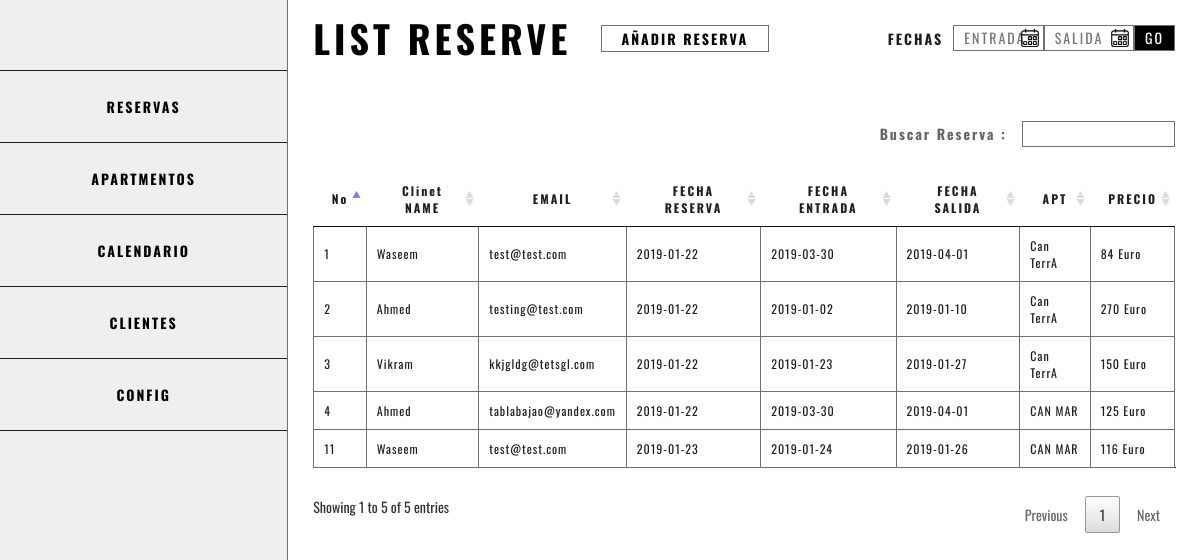
/admin/reserves.php, run on an earlier commit of the app's database.
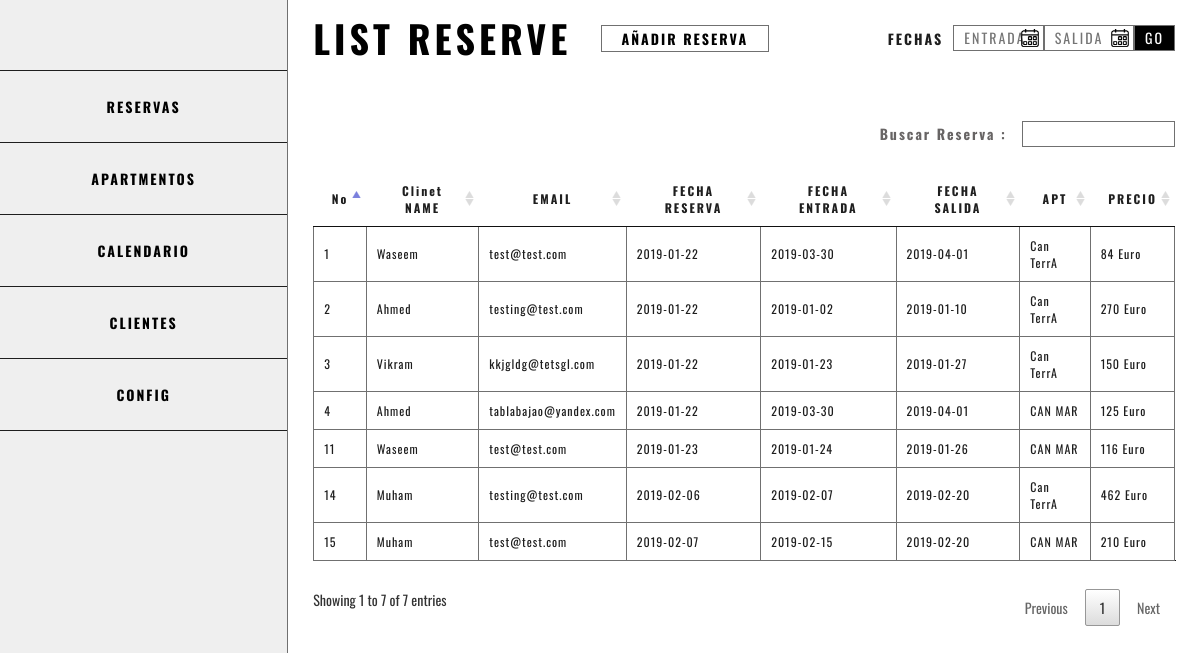
And on a later commit of the database.
### tables this page shows
CREATE TABLE `reserve` (
  `res_no` int(11) NOT NULL,
  `reserve_date` date NOT NULL,
  `start_date` date NOT NULL,
  `end_date` date NOT NULL,
  `apt_id` int(11) NOT NULL,
  `client_id` int(11) NOT NULL,
  `cost` int(11) NOT NULL,
  `payment_via` varchar(255) NOT NULL,
  `adults` int(11) NOT NULL,
  `children` int(11) NOT NULL,
  `status` enum('0','1') NOT NULL DEFAULT '1'
);

CREATE TABLE `client` (
  `id` int(11) NOT NULL,
  `name` varchar(255) NOT NULL,
  `surname` varchar(255) DEFAULT NULL,
  `email` varchar(255) NOT NULL,
  `phone` varchar(255) NOT NULL,
  `region` varchar(255) NOT NULL,
  `come_from` varchar(255) NOT NULL,
  `note` text
);

CREATE TABLE `apartments` (
  `id` int(11) NOT NULL,
  `name` varchar(255) NOT NULL,
  `desc_1` text NOT NULL,
  `desc_2` text NOT NULL,
  `adults` int(11) NOT NULL,
  `children` int(11) NOT NULL,
  `p_1` int(11) NOT NULL,
  `p_2` int(11) NOT NULL,
  `p_3` int(11) NOT NULL,
  `p_4` int(11) NOT NULL,
  `s_1_start` date NOT NULL,
  `s_1_end` date NOT NULL,
  `s_2_start` date NOT NULL,
  `s_2_end` date NOT NULL,
  `s_3_start` date NOT NULL,
  `s_3_end` date NOT NULL,
  `s_4_start` date NOT NULL,
  `s_4_end` date NOT NULL
);

### views/admin/reserves.php (the view, shortened to what this page needs)
<link rel="stylesheet" type="text/css" href="<?php echo URL; ?>/assets/DataTables/datatables.min.css"/>
<div class="resv-table">
    <table id="toTable">
        <thead>
            <tr>
                <th>No</th>
                <th>Clinet NAME</th>
                <th>EMAIL</th>
                <th>FECHA RESERVA</th>
                <th>FECHA ENTRADA</th>
                <th>FECHA SALIDA</th>
                <th>APT</th>
                <th>PRECIO</th>
            </tr>
        </thead>
        <tbody>
            <?php foreach($get_reservations as $reservation): ?>
            <tr class="shouldOpen">
                <td><?=$reservation['res_no']?></td>
                <td><?=$reservation['client_name']?></td>
                <td><?=$reservation['email']?></td>
                <td><?=$reservation['reserve_date']?></td>
                <td><?=$reservation['start_date']?></td>
                <td><?=$reservation['end_date']?></td>
                <td><?=$reservation['name']?></td>
                <td><?=$reservation['cost']?> Euro</td>
            </tr>
            <?php endforeach;?>
        </tbody>
    </table>
</div>

### admin/reserves.php (shortened to what this page needs)
<?php
    require('../config/start.php');
    if(empty($_POST['reserve_check'])){
        $reservation_query = "
            SELECT r.*,a.*,c.email,c.name as client_name,c.come_from FROM `reserve` r JOIN `apartments` a ON r.apt_id = a.id JOIN `client` c ON r.client_id = c.id
        ";
        $stmt = $db->prepare($reservation_query);
        $stmt->execute();
        $get_reservations = $stmt->fetchAll();
    }
?>
<?php
    $pageTitle = "List Reserve";
    $customTop = '
    <div class="reserve-t-link">
        <a href="reserve_add.php">AÑADIR Reserva</a>
    </div>
    <form class="reserve-t-date" method="POST">
        <h3>Fechas</h3>
        <div class="book-field dateField">
            <input type="text" name="from" id="from" placeholder="Entrada">
        </div>
        <div class="book-field dateField">
            <input type="text" name="to" id="to" placeholder="Salida">
        </div>
        <div class="book-field-submit">
            <input type="submit" name="reserve_filter" value="go">
        </div>
    </form>';
    require('../views/layout/admin_header.php');
?>
<?php require('../views/admin/reserves.php'); ?>
<?php require('../views/layout/admin_footer.php'); ?>

### views/layout/admin_header.php (shortened to what this page needs)
<!DOCTYPE html>
<html lang="en">
<head>
    <link rel="stylesheet" href="<?php echo URL; ?>/assets/css/jquery-ui.min.css">
    <link rel="stylesheet" href="<?php echo URL; ?>/assets/css/jquery-ui.structure.min.css">
    <link rel="stylesheet" href="<?php echo URL; ?>/assets/css/jquery-ui.theme.css">
    <link rel="stylesheet" href="<?php echo URL; ?>/assets/css/admin.css">
</head>
<body>
    <div id="admin">
        <div class="admin-l">
            <ul>
                <li><a href="<?php echo URL; ?>/admin/reserves.php">Reservas</a></li>
                <li><a href="<?php echo URL; ?>/admin/apartments.php">Apartmentos</a></li>
                <li><a href="<?php echo URL; ?>/admin/calendar.php">Calendario</a></li>
                <li><a href="<?php echo URL; ?>/admin/clients.php">Clientes</a></li>
                <li><a href="<?php echo URL; ?>/admin/site_config.php">Config</a></li>
            </ul>
        </div>
        <div class="admin-r">
            <div class="admin-topbar">
                <div class="admin-title">
                    <h1><?php echo $pageTitle; ?></h1>
                </div>
                <?=isset($customTop)?$customTop:''?>
            </div>
            <div class="admin-content">

### views/layout/admin_footer.php
            </div>
        </div>
    </div>
</body>
</html>

### assets/css/admin.css (style rules this page uses)
* { box-sizing: border-box; }
body { font-family: 'Oswald', serif; font-size: 14px; color: #1E1E1E; padding: 0; margin: 0; }
a { text-decoration: none; }
ul { list-style: none; padding: 0; margin: 0; }
#admin { display: flex; background: #ffffff; min-height: 100vh; min-width: 1100px; }
.admin-l { flex: 1; background: #efefef; border-right: 1px solid #707070; display: flex; }
.admin-l ul { width: 100%; display: flex; flex-direction: column; margin-top: 70px; }
.admin-l ul li { width: 100%; display: block; border-bottom: 1px solid #1E1E1E; }
.admin-l ul li:first-child { border-top: 1px solid #1E1E1E; }
.admin-l ul li a { display: block; text-align: center; padding: 25px 15px; text-transform: uppercase; color: #000000; font-weight: 700; letter-spacing: 2px; }
.admin-r { flex: 3; display: flex; margin: 0 25px; position: relative; flex-direction: column; }
.admin-topbar { padding: 10px 0 15px 0; width: 100%; display: flex; align-items: center; }
.admin-title { flex: 1; }
.admin-topbar .admin-title h1 { font-size: 38px; font-weight: 700; text-transform: uppercase; letter-spacing: 4px; color: #000000; padding: 0; margin: 0; }
.reserve-t-link { flex: 1; }
.reserve-t-link a { font-weight: 700; text-transform: uppercase; letter-spacing: 2px; color: #000000; border: 1px solid #707070; padding: 2px 20px; }
.reserve-t-date { flex: 1; display: flex; align-items: center; }
.reserve-t-date h3 { margin-right: 10px; text-transform: uppercase; font-size: 14px; letter-spacing: 2px; }
.reserve-t-date .book-field { flex: 1; }
.book-field { position: relative; }
.book-field textarea, .book-field input, .book-field select { background: #ffffff; display: block; width: 100%; max-width: 100%; padding: 4px 10px; font-family: 'Oswald', sans-serif; font-weight: 400; font-size: 14px; line-height: 1.125; color: #1E1E1E; border: 1px solid #707070; border-radius: 0; text-transform: uppercase; letter-spacing: 2px; margin: 0 auto 0 auto; }
.book-a-form-submit input, .book-field-submit input { background: #000000; display: block; width: 100%; max-width: 100%; padding: 4px 10px; font-family: 'Oswald', sans-serif; font-weight: 400; font-size: 14px; line-height: 1.125; color: #ffffff; border: 1px solid #707070; border-radius: 0; text-transform: uppercase; letter-spacing: 2px; margin: 0 auto 0 auto; cursor: pointer; }
.book-field.dateField::before { content: ""; width: 18px; height: 18px; background: url(../img/calendar-icon.png) no-repeat; background-size: contain; position: absolute; top: 4px; right: 5px; pointer-events: none; }
.admin-content { margin: 15px 0; padding: 0; width: 100%; flex: 1; }
.resv-table { width: 100%; display: flex; margin: 25px 0 30px 0; }
.resv-table table.dataTable { border-collapse: collapse !important; }
.resv-table table { width: 100%; border-collapse: collapse; position: relative; }
.resv-table table th, .resv-table table td { font-size: 12px; padding: 10px 5px; }
.resv-table table.dataTable tbody tr { background-color: transparent !important; }
.resv-table table th { font-weight: 700; letter-spacing: 2px; }
.resv-table table td { border: 1px solid #707070; margin: 0; letter-spacing: 1px; }
.resv-table table.dataTable tbody th, .resv-table table.dataTable tbody td { padding: 10px 10px; }
.shouldOpen { position: relative; }

What changed in the data, as far as the page shows it:
added reserve: res_no "14", client.name "Muham", client.email "testing@test.com", reserve_date "2019-02-06", start_date "2019-02-07", end_date "2019-02-20", apartments.name "Can TerrA", cost "462"
added reserve: res_no "15", client.name "Muham", client.email "test@test.com", reserve_date "2019-02-07", start_date "2019-02-15", end_date "2019-02-20", apartments.name "CAN MAR", cost "210"
Also different on the page:
text written by a page script: "Buscar Reserva : Showing 1 to 5 of 5 entries Previous 1 Next" → "Buscar Reserva : Showing 1 to 7 of 7 entries Previous 1 Next"
